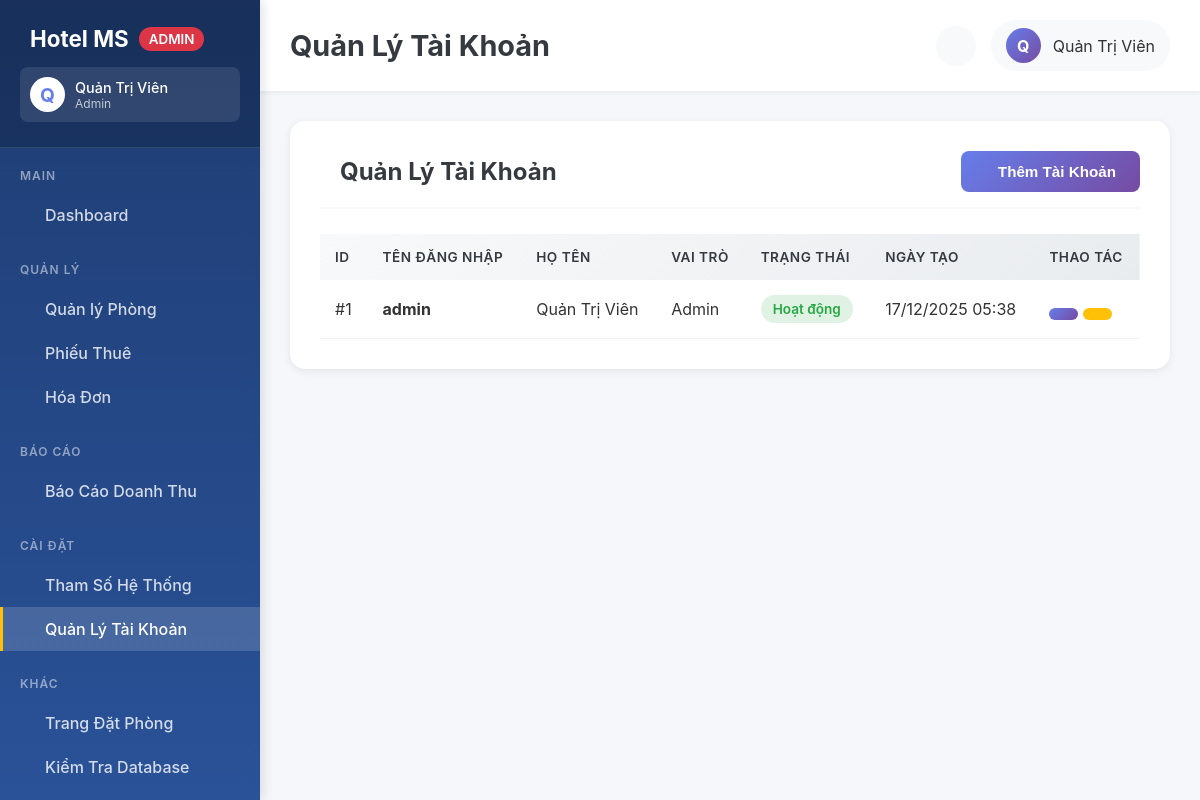
The app's page /admin/tai-khoan.php (signed in), older data.
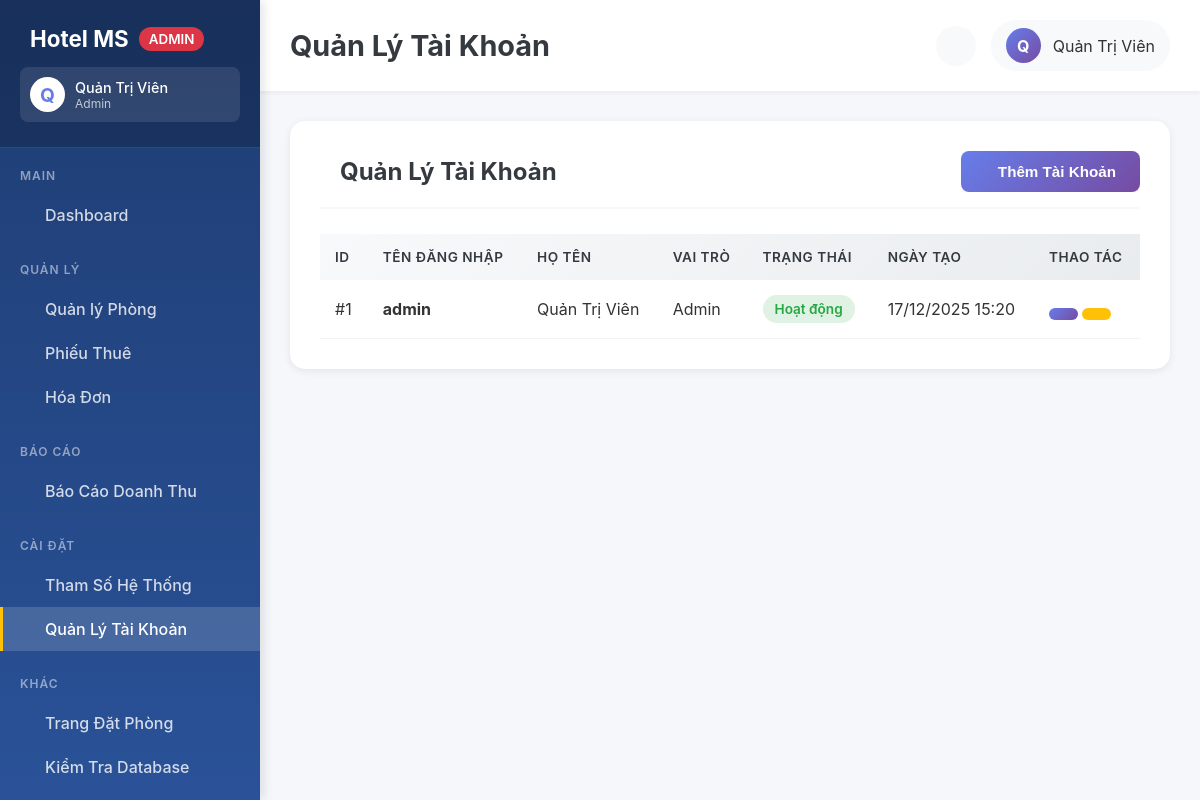
The same page, newer data.
### tables this page shows
CREATE TABLE NGUOIDUNG (
MaNguoiDung INTEGER PRIMARY KEY AUTOINCREMENT,
TenDangNhap TEXT UNIQUE NOT NULL,
MatKhau TEXT NOT NULL,
HoTen TEXT NOT NULL,
VaiTro TEXT DEFAULT 'NhanVien',
TrangThai TEXT DEFAULT 'Hoạt động',
NgayTao DATETIME DEFAULT CURRENT_TIMESTAMP
);

### controllers/AuthController.php (called while the page is built, shortened)
<?php
require_once __DIR__ . '/../config/database.php';
class AuthController {
    private $db;
    public function __construct() {
        $database = new Database();
        $this->db = $database->connect();
    }
    public function getAllUsers() {
        $stmt = $this->db->query("SELECT * FROM NGUOIDUNG ORDER BY MaNguoiDung DESC");
        return $stmt->fetchAll();
    }
}
?>

### config/database.php (called while the page is built, shortened)
<?php
class Database {
    private $db_file;
    private $conn;
    public function __construct() {
        $this->db_file = __DIR__ . '/../database/hotel.db';
    }
    public function connect() {
        try {
            $db_dir = dirname($this->db_file);
            $this->conn = new PDO('sqlite:' . $this->db_file);
            $this->conn->setAttribute(PDO::ATTR_ERRMODE, PDO::ERRMODE_EXCEPTION);
            $this->conn->setAttribute(PDO::ATTR_DEFAULT_FETCH_MODE, PDO::FETCH_ASSOC);
            $this->conn->exec('PRAGMA foreign_keys = ON');
            $this->conn->exec('PRAGMA journal_mode = WAL');
            $this->conn->exec('PRAGMA synchronous = NORMAL');
        } catch(PDOException $e) {
            die("Connection Error: " . $e->getMessage());
        }
        return $this->conn;
    }
    public function __destruct() {
        $this->conn = null;
    }
}
?>

### admin/tai-khoan.php (the view, shortened to what this page needs)
<?php
require_once __DIR__ . '/../controllers/AuthController.php';
$auth = new AuthController();
$auth->requireAdmin();
$users = $auth->getAllUsers();
?>
<!DOCTYPE html>
<html lang="vi">
<head>
    <link rel="stylesheet" href="../assets/css/admin.css">
</head>
<body>
    <?php
    include 'includes/sidebar.php';
    ?>
    <div class="admin-content">
        <?php include 'includes/header.php'; ?>
        <main class="main-container">
            <div class="content-section">
                <div class="section-header">
                    <h2 class="section-title"><i class="ph ph-users"></i> Quản Lý Tài Khoản</h2>
                    <button onclick="openModal('createModal')" class="btn btn-primary">
                        <i class="ph ph-plus-circle"></i> Thêm Tài Khoản
                    </button>
                </div>
                <table class="data-table">
                    <thead>
                        <tr>
                            <th>ID</th>
                            <th>Tên Đăng Nhập</th>
                            <th>Họ Tên</th>
                            <th>Vai Trò</th>
                            <th>Trạng Thái</th>
                            <th>Ngày Tạo</th>
                            <th>Thao Tác</th>
                        </tr>
                    </thead>
                    <tbody>
                        <?php foreach ($users as $user): ?>
                        <tr>
                            <td>#<?= $user['MaNguoiDung'] ?></td>
                            <td><strong><?= htmlspecialchars($user['TenDangNhap']) ?></strong></td>
                            <td><?= htmlspecialchars($user['HoTen']) ?></td>
                            <td><span class="badge <?= $user['VaiTro'] === 'Admin' ? 'badge-primary' : 'badge-secondary' ?>"><?= $user['VaiTro'] ?></span></td>
                            <td><span class="status-badge <?= $user['TrangThai'] === 'Hoạt động' ? 'available' : 'occupied' ?>"><?= $user['TrangThai'] ?></span></td>
                            <td><?= date('d/m/Y H:i', strtotime($user['NgayTao'])) ?></td>
                            <td>
                                <button onclick='editUser(<?= json_encode($user) ?>)' class="btn btn-sm btn-primary" title="Sửa">
                                </button>
                                <button onclick='changePassword(<?= $user['MaNguoiDung'] ?>, "<?= htmlspecialchars($user['TenDangNhap']) ?>")' class="btn btn-sm btn-warning" title="Đổi mật khẩu">
                                </button>
                            </td>
                        </tr>
                        <?php endforeach; ?>
                    </tbody>
                </table>
            </div>
        </main>
    </div>
</body>
</html>

Row changes from the older to the newer data that the page shows:
changed nguoidung "admin": NgayTao "17/12/2025 05:38" → "17/12/2025 15:20"
